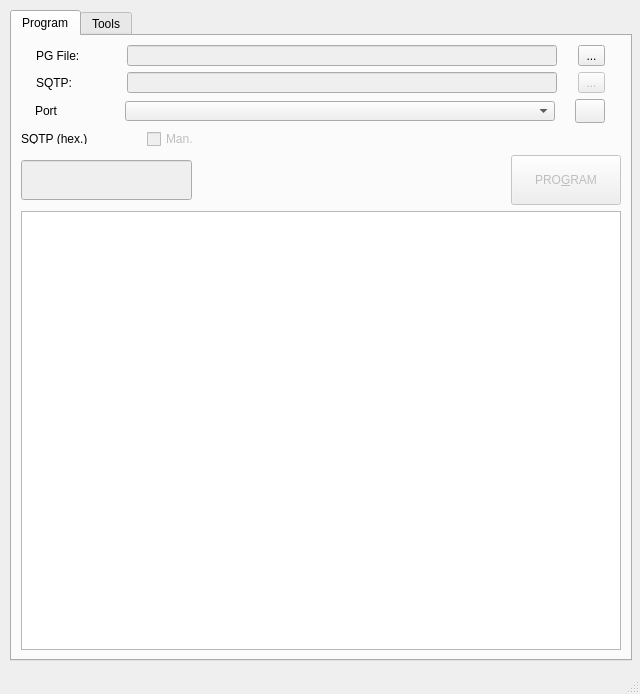
<?xml version="1.0" encoding="UTF-8"?>
<ui version="4.0">
 <class>MainWindow</class>
 <widget class="QMainWindow" name="MainWindow">
  <property name="geometry">
   <rect>
    <x>0</x>
    <y>0</y>
    <width>640</width>
    <height>694</height>
   </rect>
  </property>
  <property name="minimumSize">
   <size>
    <width>640</width>
    <height>694</height>
   </size>
  </property>
  <property name="maximumSize">
   <size>
    <width>640</width>
    <height>694</height>
   </size>
  </property>
  <property name="windowTitle">
   <string>OmniProg</string>
  </property>
  <widget class="QWidget" name="centralwidget">
   <widget class="QTabWidget" name="tabWidget">
    <property name="geometry">
     <rect>
      <x>10</x>
      <y>10</y>
      <width>622</width>
      <height>651</height>
     </rect>
    </property>
    <property name="minimumSize">
     <size>
      <width>622</width>
      <height>651</height>
     </size>
    </property>
    <property name="maximumSize">
     <size>
      <width>622</width>
      <height>651</height>
     </size>
    </property>
    <property name="currentIndex">
     <number>0</number>
    </property>
    <widget class="QWidget" name="Program">
     <attribute name="title">
      <string>Program</string>
     </attribute>
     <layout class="QGridLayout" name="gridLayout_10">
      <item row="0" column="0">
       <layout class="QHBoxLayout" name="horizontalLayout_6">
        <item>
         <widget class="QLabel" name="label_3">
          <property name="minimumSize">
           <size>
            <width>70</width>
            <height>15</height>
           </size>
          </property>
          <property name="maximumSize">
           <size>
            <width>70</width>
            <height>15</height>
           </size>
          </property>
          <property name="text">
           <string>PG File:</string>
          </property>
         </widget>
        </item>
        <item>
         <widget class="QLineEdit" name="line_Prog">
          <property name="enabled">
           <bool>false</bool>
          </property>
          <property name="minimumSize">
           <size>
            <width>430</width>
            <height>21</height>
           </size>
          </property>
          <property name="maximumSize">
           <size>
            <width>430</width>
            <height>21</height>
           </size>
          </property>
          <property name="text">
           <string/>
          </property>
         </widget>
        </item>
        <item>
         <widget class="QToolButton" name="Button_Prog">
          <property name="minimumSize">
           <size>
            <width>27</width>
            <height>21</height>
           </size>
          </property>
          <property name="maximumSize">
           <size>
            <width>27</width>
            <height>21</height>
           </size>
          </property>
          <property name="text">
           <string>...</string>
          </property>
         </widget>
        </item>
       </layout>
      </item>
      <item row="1" column="0">
       <layout class="QHBoxLayout" name="horizontalLayout_7">
        <item>
         <widget class="QLabel" name="label_6">
          <property name="minimumSize">
           <size>
            <width>70</width>
            <height>15</height>
           </size>
          </property>
          <property name="maximumSize">
           <size>
            <width>70</width>
            <height>15</height>
           </size>
          </property>
          <property name="text">
           <string>SQTP:</string>
          </property>
         </widget>
        </item>
        <item>
         <widget class="QLineEdit" name="line_SQTP">
          <property name="enabled">
           <bool>false</bool>
          </property>
          <property name="minimumSize">
           <size>
            <width>430</width>
            <height>21</height>
           </size>
          </property>
          <property name="maximumSize">
           <size>
            <width>430</width>
            <height>21</height>
           </size>
          </property>
          <property name="text">
           <string/>
          </property>
         </widget>
        </item>
        <item>
         <widget class="QToolButton" name="Button_SQTP">
          <property name="enabled">
           <bool>false</bool>
          </property>
          <property name="minimumSize">
           <size>
            <width>27</width>
            <height>21</height>
           </size>
          </property>
          <property name="maximumSize">
           <size>
            <width>27</width>
            <height>21</height>
           </size>
          </property>
          <property name="text">
           <string>...</string>
          </property>
         </widget>
        </item>
       </layout>
      </item>
      <item row="2" column="0">
       <layout class="QHBoxLayout" name="horizontalLayout_8">
        <item>
         <widget class="QLabel" name="label_1">
          <property name="minimumSize">
           <size>
            <width>70</width>
            <height>16</height>
           </size>
          </property>
          <property name="maximumSize">
           <size>
            <width>65</width>
            <height>16</height>
           </size>
          </property>
          <property name="text">
           <string>Port</string>
          </property>
         </widget>
        </item>
        <item>
         <widget class="QComboBox" name="comboBoxPort">
          <property name="minimumSize">
           <size>
            <width>430</width>
            <height>20</height>
           </size>
          </property>
          <property name="maximumSize">
           <size>
            <width>430</width>
            <height>20</height>
           </size>
          </property>
         </widget>
        </item>
        <item>
         <widget class="QPushButton" name="Button_rescan">
          <property name="enabled">
           <bool>true</bool>
          </property>
          <property name="minimumSize">
           <size>
            <width>30</width>
            <height>24</height>
           </size>
          </property>
          <property name="maximumSize">
           <size>
            <width>30</width>
            <height>24</height>
           </size>
          </property>
          <property name="text">
           <string/>
          </property>
          <property name="icon">
           <iconset>
            <normaloff>Ico_refresh.png</normaloff>Ico_refresh.png</iconset>
          </property>
         </widget>
        </item>
       </layout>
      </item>
      <item row="3" column="0">
       <layout class="QHBoxLayout" name="horizontalLayout_9">
        <item>
         <widget class="QLabel" name="label_5">
          <property name="minimumSize">
           <size>
            <width>120</width>
            <height>10</height>
           </size>
          </property>
          <property name="maximumSize">
           <size>
            <width>120</width>
            <height>10</height>
           </size>
          </property>
          <property name="text">
           <string>SQTP (hex.)</string>
          </property>
         </widget>
        </item>
        <item>
         <widget class="QCheckBox" name="check_SQTPMan">
          <property name="enabled">
           <bool>false</bool>
          </property>
          <property name="minimumSize">
           <size>
            <width>60</width>
            <height>20</height>
           </size>
          </property>
          <property name="maximumSize">
           <size>
            <width>60</width>
            <height>20</height>
           </size>
          </property>
          <property name="text">
           <string>Man.</string>
          </property>
         </widget>
        </item>
        <item>
         <spacer name="horizontalSpacer">
          <property name="orientation">
           <enum>Qt::Horizontal</enum>
          </property>
          <property name="sizeHint" stdset="0">
           <size>
            <width>40</width>
            <height>20</height>
           </size>
          </property>
         </spacer>
        </item>
       </layout>
      </item>
      <item row="4" column="0">
       <layout class="QHBoxLayout" name="horizontalLayout">
        <item>
         <widget class="QLineEdit" name="line_SQTPNumber">
          <property name="enabled">
           <bool>false</bool>
          </property>
          <property name="minimumSize">
           <size>
            <width>171</width>
            <height>40</height>
           </size>
          </property>
          <property name="maximumSize">
           <size>
            <width>171</width>
            <height>40</height>
           </size>
          </property>
          <property name="font">
           <font>
            <pointsize>18</pointsize>
           </font>
          </property>
          <property name="layoutDirection">
           <enum>Qt::RightToLeft</enum>
          </property>
          <property name="text">
           <string/>
          </property>
          <property name="alignment">
           <set>Qt::AlignCenter</set>
          </property>
         </widget>
        </item>
        <item>
         <widget class="QLabel" name="label_PASS">
          <property name="font">
           <font>
            <pointsize>22</pointsize>
           </font>
          </property>
          <property name="layoutDirection">
           <enum>Qt::LeftToRight</enum>
          </property>
          <property name="text">
           <string/>
          </property>
          <property name="alignment">
           <set>Qt::AlignCenter</set>
          </property>
         </widget>
        </item>
        <item>
         <widget class="QPushButton" name="Button_program">
          <property name="enabled">
           <bool>false</bool>
          </property>
          <property name="minimumSize">
           <size>
            <width>110</width>
            <height>50</height>
           </size>
          </property>
          <property name="maximumSize">
           <size>
            <width>110</width>
            <height>50</height>
           </size>
          </property>
          <property name="text">
           <string>PRO&amp;GRAM</string>
          </property>
         </widget>
        </item>
       </layout>
      </item>
      <item row="5" column="0">
       <widget class="QTextEdit" name="textEdit">
        <property name="enabled">
         <bool>true</bool>
        </property>
        <property name="undoRedoEnabled">
         <bool>false</bool>
        </property>
        <property name="readOnly">
         <bool>true</bool>
        </property>
       </widget>
      </item>
     </layout>
    </widget>
    <widget class="QWidget" name="Tools">
     <attribute name="title">
      <string>Tools</string>
     </attribute>
     <layout class="QGridLayout" name="gridLayout_6">
      <item row="1" column="0">
       <widget class="QGroupBox" name="groupBox_2">
        <property name="title">
         <string>Hex_Tools</string>
        </property>
        <layout class="QGridLayout" name="gridLayout_8">
         <item row="1" column="0">
          <layout class="QHBoxLayout" name="horizontalLayout_5">
           <item>
            <widget class="QLineEdit" name="line_Prog_2">
             <property name="enabled">
              <bool>false</bool>
             </property>
             <property name="text">
              <string/>
             </property>
            </widget>
           </item>
           <item>
            <widget class="QToolButton" name="Button_Prog_2">
             <property name="enabled">
              <bool>true</bool>
             </property>
             <property name="text">
              <string>...</string>
             </property>
            </widget>
           </item>
          </layout>
         </item>
         <item row="2" column="0">
          <layout class="QHBoxLayout" name="horizontalLayout_2">
           <item>
            <widget class="QPushButton" name="Button_Merge">
             <property name="enabled">
              <bool>true</bool>
             </property>
             <property name="text">
              <string>Merge</string>
             </property>
            </widget>
           </item>
           <item>
            <widget class="QPushButton" name="Button_Compare">
             <property name="enabled">
              <bool>true</bool>
             </property>
             <property name="text">
              <string>Compare</string>
             </property>
            </widget>
           </item>
          </layout>
         </item>
         <item row="0" column="0">
          <layout class="QHBoxLayout" name="horizontalLayout_4">
           <item>
            <widget class="QLineEdit" name="line_Prog_1">
             <property name="enabled">
              <bool>false</bool>
             </property>
             <property name="text">
              <string/>
             </property>
            </widget>
           </item>
           <item>
            <widget class="QToolButton" name="Button_Prog_1">
             <property name="text">
              <string>...</string>
             </property>
            </widget>
           </item>
          </layout>
         </item>
        </layout>
       </widget>
      </item>
      <item row="2" column="0">
       <widget class="QGroupBox" name="groupBox_3">
        <property name="title">
         <string>Counter</string>
        </property>
        <layout class="QGridLayout" name="gridLayout_9">
         <item row="0" column="0">
          <widget class="QPushButton" name="Button_C_Reset">
           <property name="enabled">
            <bool>true</bool>
           </property>
           <property name="text">
            <string>Reset</string>
           </property>
          </widget>
         </item>
        </layout>
       </widget>
      </item>
      <item row="0" column="0">
       <widget class="QGroupBox" name="groupBox">
        <property name="title">
         <string>SQTP_Generate</string>
        </property>
        <layout class="QGridLayout" name="gridLayout_7">
         <item row="0" column="0">
          <layout class="QGridLayout" name="gridLayout">
           <item row="0" column="2">
            <widget class="QLabel" name="label_2">
             <property name="text">
              <string>Quantity</string>
             </property>
            </widget>
           </item>
           <item row="0" column="0">
            <widget class="QLabel" name="label_4">
             <property name="text">
              <string>First SQTP:</string>
             </property>
            </widget>
           </item>
           <item row="0" column="1">
            <widget class="QLineEdit" name="line_Num_Ini"/>
           </item>
           <item row="0" column="3">
            <widget class="QSpinBox" name="QSpin_Cantidad">
             <property name="minimum">
              <number>1</number>
             </property>
             <property name="maximum">
              <number>9999</number>
             </property>
            </widget>
           </item>
           <item row="0" column="5">
            <widget class="QSpinBox" name="QSpin_SQTPLen1">
             <property name="minimum">
              <number>1</number>
             </property>
             <property name="maximum">
              <number>8</number>
             </property>
            </widget>
           </item>
           <item row="0" column="4">
            <widget class="QLabel" name="label">
             <property name="text">
              <string>Length (Bytes)</string>
             </property>
            </widget>
           </item>
          </layout>
         </item>
         <item row="1" column="0">
          <widget class="QPushButton" name="Button_Generar">
           <property name="text">
            <string>Generar</string>
           </property>
          </widget>
         </item>
        </layout>
       </widget>
      </item>
      <item row="3" column="0">
       <widget class="QGroupBox" name="groupBox_4">
        <property name="title">
         <string>Create PG File</string>
        </property>
        <layout class="QGridLayout" name="gridLayout_11">
         <item row="0" column="0">
          <layout class="QHBoxLayout" name="horizontalLayout_10">
           <item>
            <widget class="QLabel" name="label_7">
             <property name="minimumSize">
              <size>
               <width>120</width>
               <height>0</height>
              </size>
             </property>
             <property name="maximumSize">
              <size>
               <width>120</width>
               <height>16777215</height>
              </size>
             </property>
             <property name="text">
              <string>Program (hex)</string>
             </property>
            </widget>
           </item>
           <item>
            <widget class="QLineEdit" name="line_Prog_hex1">
             <property name="enabled">
              <bool>false</bool>
             </property>
             <property name="text">
              <string/>
             </property>
            </widget>
           </item>
           <item>
            <widget class="QToolButton" name="Button_Prog_hex1">
             <property name="text">
              <string>...</string>
             </property>
            </widget>
           </item>
          </layout>
         </item>
         <item row="5" column="0">
          <widget class="QPushButton" name="Button_createpg">
           <property name="enabled">
            <bool>true</bool>
           </property>
           <property name="text">
            <string>Create PG File</string>
           </property>
          </widget>
         </item>
         <item row="2" column="0">
          <layout class="QHBoxLayout" name="horizontalLayout_12">
           <item>
            <widget class="QLabel" name="label_9">
             <property name="minimumSize">
              <size>
               <width>120</width>
               <height>0</height>
              </size>
             </property>
             <property name="maximumSize">
              <size>
               <width>120</width>
               <height>16777215</height>
              </size>
             </property>
             <property name="text">
              <string>device:</string>
             </property>
            </widget>
           </item>
           <item>
            <widget class="QComboBox" name="comboBox_device"/>
           </item>
          </layout>
         </item>
         <item row="4" column="0">
          <layout class="QHBoxLayout" name="horizontalLayout_14">
           <item>
            <widget class="QLabel" name="label_12">
             <property name="minimumSize">
              <size>
               <width>120</width>
               <height>0</height>
              </size>
             </property>
             <property name="maximumSize">
              <size>
               <width>120</width>
               <height>16777215</height>
              </size>
             </property>
             <property name="text">
              <string>params</string>
             </property>
            </widget>
           </item>
           <item>
            <widget class="QLineEdit" name="line_params">
             <property name="enabled">
              <bool>true</bool>
             </property>
             <property name="text">
              <string/>
             </property>
            </widget>
           </item>
          </layout>
         </item>
         <item row="3" column="0">
          <layout class="QHBoxLayout" name="horizontalLayout_13">
           <item>
            <widget class="QLabel" name="label_10">
             <property name="minimumSize">
              <size>
               <width>120</width>
               <height>0</height>
              </size>
             </property>
             <property name="maximumSize">
              <size>
               <width>120</width>
               <height>16777215</height>
              </size>
             </property>
             <property name="text">
              <string>sqtp_dir:</string>
             </property>
            </widget>
           </item>
           <item>
            <widget class="QLineEdit" name="line_sqtp_dir">
             <property name="enabled">
              <bool>true</bool>
             </property>
             <property name="text">
              <string/>
             </property>
            </widget>
           </item>
           <item>
            <widget class="QLabel" name="label_11">
             <property name="minimumSize">
              <size>
               <width>80</width>
               <height>0</height>
              </size>
             </property>
             <property name="maximumSize">
              <size>
               <width>80</width>
               <height>16777215</height>
              </size>
             </property>
             <property name="text">
              <string>sqtp_len:</string>
             </property>
            </widget>
           </item>
           <item>
            <widget class="QSpinBox" name="QSpin_SQTPLen2">
             <property name="minimum">
              <number>1</number>
             </property>
             <property name="maximum">
              <number>8</number>
             </property>
            </widget>
           </item>
          </layout>
         </item>
         <item row="1" column="0">
          <layout class="QHBoxLayout" name="horizontalLayout_11">
           <item>
            <widget class="QLabel" name="label_8">
             <property name="minimumSize">
              <size>
               <width>120</width>
               <height>0</height>
              </size>
             </property>
             <property name="maximumSize">
              <size>
               <width>120</width>
               <height>16777215</height>
              </size>
             </property>
             <property name="text">
              <string>Driver:</string>
             </property>
            </widget>
           </item>
           <item>
            <widget class="QComboBox" name="comboBox_driver"/>
           </item>
          </layout>
         </item>
        </layout>
       </widget>
      </item>
     </layout>
    </widget>
   </widget>
  </widget>
  <widget class="QStatusBar" name="statusbar"/>
 </widget>
 <tabstops>
  <tabstop>tabWidget</tabstop>
  <tabstop>line_Prog</tabstop>
  <tabstop>Button_Prog</tabstop>
  <tabstop>line_SQTP</tabstop>
  <tabstop>Button_SQTP</tabstop>
  <tabstop>comboBoxPort</tabstop>
  <tabstop>Button_rescan</tabstop>
  <tabstop>check_SQTPMan</tabstop>
  <tabstop>line_SQTPNumber</tabstop>
  <tabstop>Button_program</tabstop>
  <tabstop>textEdit</tabstop>
  <tabstop>line_Num_Ini</tabstop>
  <tabstop>QSpin_Cantidad</tabstop>
  <tabstop>QSpin_SQTPLen1</tabstop>
  <tabstop>Button_Generar</tabstop>
  <tabstop>line_Prog_1</tabstop>
  <tabstop>Button_Prog_1</tabstop>
  <tabstop>line_Prog_2</tabstop>
  <tabstop>Button_Prog_2</tabstop>
  <tabstop>Button_Merge</tabstop>
  <tabstop>Button_Compare</tabstop>
  <tabstop>Button_C_Reset</tabstop>
  <tabstop>line_Prog_hex1</tabstop>
  <tabstop>Button_Prog_hex1</tabstop>
  <tabstop>comboBox_driver</tabstop>
  <tabstop>comboBox_device</tabstop>
  <tabstop>line_sqtp_dir</tabstop>
  <tabstop>line_params</tabstop>
  <tabstop>Button_createpg</tabstop>
 </tabstops>
 <resources/>
 <connections/>
</ui>
